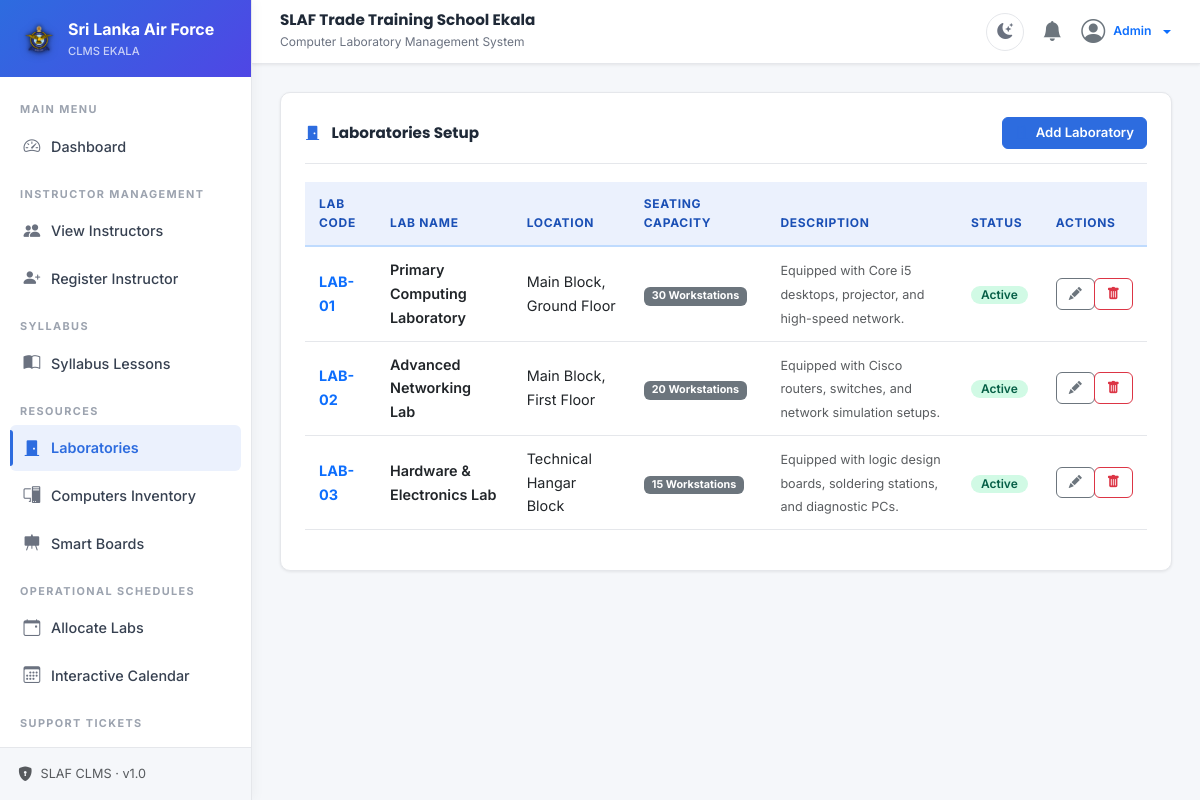
Page /laboratory (signed in) on the committed database.
### tables this page shows
CREATE TABLE IF NOT EXISTS laboratories (
    id INT AUTO_INCREMENT PRIMARY KEY,
    lab_code VARCHAR(20) NOT NULL UNIQUE,
    lab_name VARCHAR(100) NOT NULL,
    location VARCHAR(100) NOT NULL,
    capacity INT NOT NULL,
    description TEXT,
    status ENUM('active', 'inactive') DEFAULT 'active',
    created_at TIMESTAMP DEFAULT CURRENT_TIMESTAMP,
    updated_at TIMESTAMP DEFAULT CURRENT_TIMESTAMP ON UPDATE CURRENT_TIMESTAMP
);

### app/controllers/LaboratoryController.php (called while the page is built, shortened)
<?php
class LaboratoryController extends Controller {
    private $labModel;
    public function __construct() {
        $this->labModel = $this->model('LabModel');
    }
    public function index() {
        $labs = $this->labModel->getAllLabs();
        $data = [
            'title' => 'Laboratory Management',
            'active_menu' => 'laboratories',
            'labs' => $labs
        ];
        $this->view('laboratories/index', $data);
    }
}

### app/core/App.php (called while the page is built, shortened)
<?php
class App {
    protected $currentMethod = 'index';
    public function __construct() {
        $url = $this->getUrl();
        if (isset($url[0])) {
            $controllerName = ucfirst($url[0]) . 'Controller';
            if (file_exists(APPROOT . '/controllers/' . $controllerName . '.php')) {
                unset($url[0]);
            }
        }
        $this->currentController = new $this->currentController;
        $this->params = $url ? array_values($url) : [];
        call_user_func_array([$this->currentController, $this->currentMethod], $this->params);
    }
    public function getUrl() {
        if (isset($_GET['url'])) {
            $url = rtrim($_GET['url'], '/');
            $url = filter_var($url, FILTER_SANITIZE_URL);
            return explode('/', $url);
        }
        return [];
    }
}

### index.php (called while the page is built, shortened)
    <?php
require_once 'app/helpers/sanitization_helper.php';
require_once 'app/core/App.php';
require_once 'app/core/Controller.php';
require_once 'app/core/Database.php';
require_once 'app/core/Model.php';
$app = new App();

### app/core/Database.php (called while the page is built, shortened)
<?php
class Database {
    private $host = DB_HOST;
    private $user = DB_USER;
    private $pass = DB_PASS;
    private $dbname = DB_NAME;
    private $dbh;
    private $stmt;
    public function __construct() {
        $dsn = 'mysql:host=' . $this->host . ';dbname=' . $this->dbname . ';charset=utf8mb4';
        $options = [
            PDO::ATTR_PERSISTENT => false,
            PDO::ATTR_ERRMODE => PDO::ERRMODE_EXCEPTION,
            PDO::ATTR_DEFAULT_FETCH_MODE => PDO::FETCH_OBJ
        ];
        try {
            $this->dbh = new PDO($dsn, $this->user, $this->pass, $options);
        } catch (PDOException $e) {
            $this->error = $e->getMessage();
            throw $e;
        }
    }
    public function query($sql) {
        $this->stmt = $this->dbh->prepare($sql);
    }
    public function bind($param, $value, $type = null) {
        if (is_null($type)) {
            switch (true) {
                case is_int($value):
                    $type = PDO::PARAM_INT;
                    break;
            }
        }
        $this->stmt->bindValue($param, $value, $type);
    }
    public function execute() {
        return $this->stmt->execute();
    }
    public function resultSet() {
        $this->execute();
        return $this->stmt->fetchAll();
    }
}

### app/models/LabModel.php (called while the page is built, shortened)
<?php
class LabModel extends Model {
    public function getAllLabs() {
        $this->db->query("SELECT * FROM laboratories ORDER BY lab_code ASC");
        return $this->db->resultSet();
    }
}

### app/core/Model.php (called while the page is built, shortened)
<?php
class Model {
    public function __construct() {
        $this->db = new Database();
    }
}

### app/helpers/sanitization_helper.php (called while the page is built, shortened)
<?php
function e($string) {
    return htmlspecialchars($string, ENT_QUOTES, 'UTF-8');
}

### app/views/laboratories/index.php (the view, shortened to what this page needs)
<div class="card-clms">
    <div class="card-clms-header">
        <h5 class="fw-bold m-0"><i class="bi bi-door-closed-fill text-primary me-2"></i> Laboratories Setup</h5>
        <button type="button" class="btn btn-primary btn-sm" data-bs-toggle="modal" data-bs-target="#addLabModal">
            <i class="bi bi-door-open me-1"></i> Add Laboratory
        </button>
    </div>
    <div class="table-responsive">
        <table class="table table-hover table-clms align-middle">
            <thead>
                <tr>
                    <th>Lab Code</th>
                    <th>Lab Name</th>
                    <th>Location</th>
                    <th>Seating Capacity</th>
                    <th>Description</th>
                    <th>Status</th>
                    <th>Actions</th>
                </tr>
            </thead>
            <tbody>
                <?php if(!empty($data['labs'])): ?>
                    <?php foreach($data['labs'] as $l): ?>
                        <tr>
                            <td><span class="fw-bold text-primary"><?php echo e($l->lab_code); ?></span></td>
                            <td><span class="fw-semibold"><?php echo e($l->lab_name); ?></span></td>
                            <td><?php echo e($l->location); ?></td>
                            <td><span class="badge bg-secondary px-2 py-1"><?php echo e($l->capacity); ?> Workstations</span></td>
                            <td><small class="text-muted"><?php echo e($l->description ?: 'No description'); ?></small></td>
                            <td>
                                <?php if($l->status === 'active'): ?>
                                    <span class="badge badge-active">Active</span>
                                <?php else: ?>
                                    <span class="badge badge-inactive">Inactive</span>
                                <?php endif; ?>
                            </td>
                            <td>
                                <div class="btn-group">
                                    <button type="button" class="btn btn-sm btn-outline-secondary edit-btn"
                                            data-id="<?php echo $l->id; ?>"
                                            data-code="<?php echo e($l->lab_code); ?>"
                                            data-name="<?php echo e($l->lab_name); ?>"
                                            data-location="<?php echo e($l->location); ?>"
                                            data-capacity="<?php echo $l->capacity; ?>"
                                            data-desc="<?php echo e($l->description); ?>"
                                            data-status="<?php echo e($l->status); ?>"
                                            data-bs-toggle="modal" data-bs-target="#editLabModal">
                                        <i class="bi bi-pencil-fill"></i>
                                    </button>
                                    <a href="<?php echo URLROOT; ?>laboratory/delete/<?php echo $l->id; ?>" class="btn btn-sm btn-outline-danger" onclick="return confirm('Are you sure you want to delete this laboratory? Note: This will fail if classes are allocated in it.');">
                                        <i class="bi bi-trash-fill"></i>
                                    </a>
                                </div>
                            </td>
                        </tr>
                    <?php endforeach; ?>
                <?php else: ?>
                    <tr>
                        <td colspan="7" class="text-center py-4 text-muted">No laboratories configured yet.</td>
                    </tr>
                <?php endif; ?>
            </tbody>
        </table>
    </div>
</div>

### css/style.css (style rules this page uses)
:root { --font: 'Inter', sans-serif; --font-heading: 'Poppins', sans-serif; --primary: #2D6CDF; --primary-dark: #1A4FB5; --primary-light: #EBF1FD; --primary-grad: linear-gradient(135deg, #2D6CDF 0%, #4F46E5 100%); --bg-page: #F5F7FA; --bg-card: #FFFFFF; --sidebar-bg: #FFFFFF; --sidebar-border: #E5E7EB; --sidebar-hover: #F3F7FF; --sidebar-active-bg: #EBF1FD; --sidebar-active-text: #2D6CDF; --sidebar-text: #374151; --sidebar-muted: #9CA3AF; --navbar-bg: #FFFFFF; --text-h: #1F2937; --text-body: #374151; --text-muted: #6B7280; --border: #E5E7EB; --shadow-sm: 0 1px 3px rgba(0,0,0,0.08); --shadow-md: 0 4px 16px rgba(0,0,0,0.08); --shadow-lg: 0 8px 32px rgba(0,0,0,0.1); --success: #059669; --warning: #D97706; --danger: #DC2626; --info: #2D6CDF; --radius: 10px; --radius-sm: 6px; --radius-lg: 16px; --transition: 0.22s ease; }
*,*::before,*::after { margin:0;padding:0;box-sizing:border-box; }
body { font-family: var(--font); background: var(--bg-page); color: var(--text-body); font-size: 14.5px; line-height: 1.65; overflow-x: hidden; transition: background var(--transition), color var(--transition); }
a { text-decoration:none;color:var(--primary);transition:color var(--transition); }
h1,h2,h3,h4,h5,h6 { font-family:var(--font-heading);font-weight:700;color:var(--text-h);line-height:1.3; }
.card-clms { background:var(--bg-card); border:1px solid var(--border); border-radius:var(--radius); box-shadow:var(--shadow-sm); padding:24px; margin-bottom:22px; transition:box-shadow var(--transition),background var(--transition); }
.card-clms-header { display:flex;align-items:center;justify-content:space-between; margin-bottom:18px;padding-bottom:14px; border-bottom:1px solid var(--border); }
.card-clms-header h5,.card-clms-header h6 { font-size:0.95rem;font-weight:700;color:var(--text-h);margin:0; }
.card-clms-header .bi { color:var(--primary)!important; }
.badge-active { background:#D1FAE5;color:#065F46;font-weight:600;border-radius:99px;padding:3px 10px;font-size:0.75rem; }
.btn { border-radius:var(--radius-sm)!important;font-weight:600!important;font-size:0.875rem!important;transition:all 0.18s!important; }
.btn-primary { background:var(--primary)!important;border-color:var(--primary)!important;color:#fff!important; }
.btn-sm { padding:5px 12px!important;font-size:0.82rem!important; }
.table-clms { color:var(--text-body);border-color:var(--border);font-size:0.9rem; }
.table-clms thead th { background:var(--primary-light);color:var(--primary-dark); font-weight:700;font-size:0.75rem;text-transform:uppercase;letter-spacing:0.7px; border-bottom:2px solid #BFDBFE;padding:12px 14px; }
.table-clms td { vertical-align:middle;padding:11px 14px;border-color:var(--border); }
.table-clms tbody tr { transition:background 0.15s; }

### rows in the picture
laboratories: lab_code "LAB-01", lab_name "Primary Computing Laboratory", location "Main Block, Ground Floor", capacity "30", description "Equipped with Core i5 desktops, projector, and high-speed network.", status "Active"
laboratories: lab_code "LAB-02", lab_name "Advanced Networking Lab", location "Main Block, First Floor", capacity "20", description "Equipped with Cisco routers, switches, and network simulation setups.", status "Active"
laboratories: lab_code "LAB-03", lab_name "Hardware & Electronics Lab", location "Technical Hangar Block", capacity "15", description "Equipped with logic design boards, soldering stations, and diagnostic PCs.", status "Active"

### other values in the picture
MILITARY_BRANCH "Sri Lanka Air Force"
SYSTEM_TITLE "SLAF Trade Training School Ekala"
SYSTEM_SUBTITLE "Computer Laboratory Management System"
$_SESSION['username'] "Admin"
